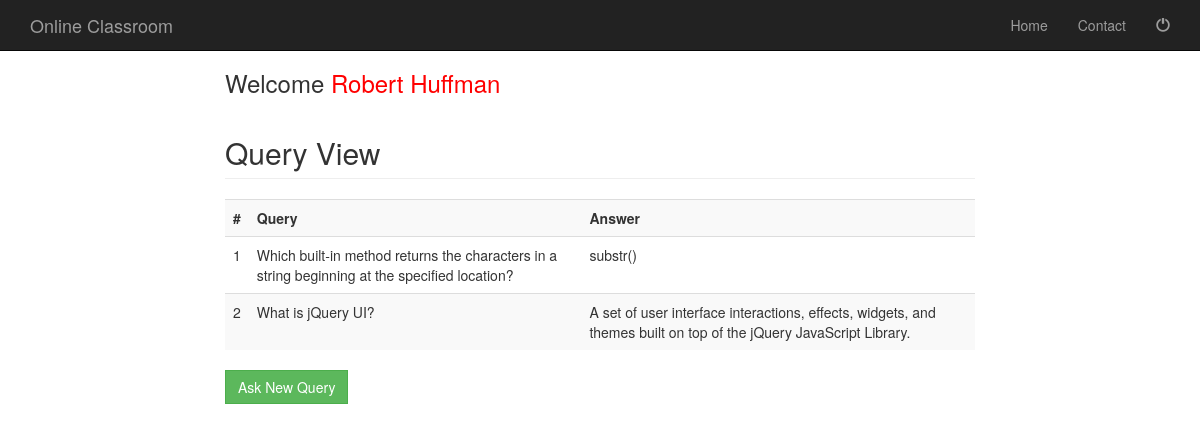
Page /viewquery.php?eid=robert@gmail.com (signed in) on the committed database.
### tables this page shows
CREATE TABLE `query` (
  `Query` text NOT NULL,
  `Ans` text NOT NULL,
  `Eid` varchar(35) NOT NULL,
  `Qid` int(11) NOT NULL
);

### viewquery.php (the view, shortened to what this page needs)
<?php
$userid = $_SESSION[ "sidx" ];
$userfname = $_SESSION[ "fname" ];
$userlname = $_SESSION[ "lname" ];
?>
<?php include('studenthead.php'); ?>
<div class="container">
	<div class="row">
		<div class="col-md-2"></div>
		<div class="col-md-8">
			<h3> Welcome <a href="welcomestudent.php" <?php echo "<span style='color:red'>".$userfname." ".$userlname."</span>";?> </a></h3>
			<?php
			include('database.php');
			$seid=$_GET['eid'];
			$sql="SELECT * FROM query WHERE Eid='$seid'";
			$rs=mysqli_query($connect,$sql);
			echo "<h2 class='page-header'>Query View</h2>";
			echo "<table class='table table-striped table-hover' style='width:100%'>
			<tr>
			<th>#</th>
			<th>Query</th>
			<th>Answer</th>
			</tr>";
			$count=1;
			while($row=mysqli_fetch_array($rs))
			{
			?>
			<tr>
				<td>
					<?php echo $count;?>
				</td>
				<td>
					<?php echo $row['Query'];?>
				</td>
				<td>
					<?php echo $row['Ans'];?>
				</td>
			</tr>
			<?php
			$count++; }
			?>
			</table>
			<a href="askquery.php?eid=<?php echo $userid;  ?>"> <button  href="" type="submit" class="btn btn-success" style="border-radius:0%">Ask New Query</button></a>
		</div>
		<div class="col-md-2"></div>
	</div>
	<?php include('allfoot.php'); ?>

### css/modern-business.css (style rules this page uses)
html, body { height: 100%; }
body { padding-top: 50px; }

### rows in the picture
query: Query "Which built-in method returns the characters in a string beginning at the specified location?", Ans "substr()"
query: Query "What is jQuery UI?", Ans "A set of user interface interactions, effects, widgets, and themes built on top of the jQuery JavaScript Library."

### other values in the picture
$userfname "Robert"
$userlname "Huffman"
